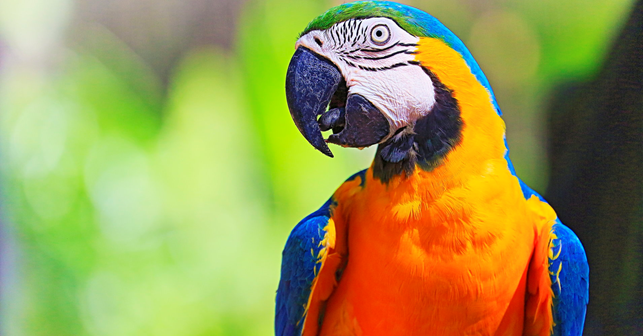
#> input picture TyperogFormater/Opgave A/parrot.png, 643 x 336 px
$ python 1A.py
#> lines starting #> are read from the running program, lines starting #| are printed output that depends on the picture

import cv2 as cv


image = cv.imread('parrot.png')
#> image is the input picture: shape (336, 643, 3); mean B, G, R 82.9, 150.7, 152.5
gray = cv.cvtColor(image, cv.COLOR_BGR2GRAY)
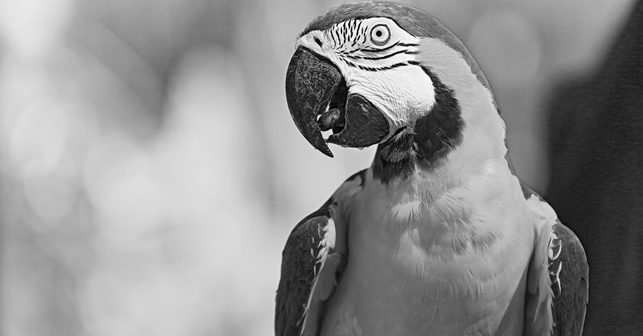
#> gray: shape (336, 643); min 0, max 255, mean 143.5


# til at vise billeder
cv.imshow("Original billede", image)
cv.imshow("Gray billede", gray)

cv.imwrite("Parrot_copy.png", gray)


cv.waitKey(0)
cv.destroyAllWindows()
